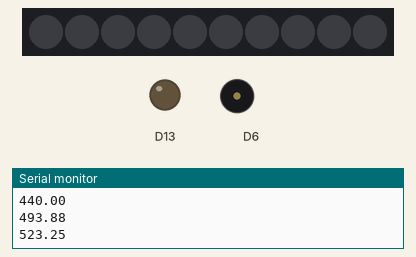
A sketch run on a simulated Adafruit Circuit Playground Express. Shown: 10 RGB LEDs in strip order, left to right, output pins drawn as LEDs (lit = HIGH), buzzer (waves = sounding), the last lines printed to the serial monitor. Random numbers use the default seed unless the sketch sets one.

Above: at 1.8 s.
At 5.3 s:
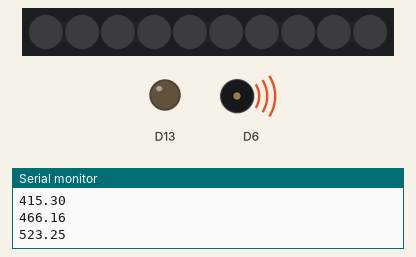
Timing chart, 0 to 6.7 s (numbered marks = the images above):
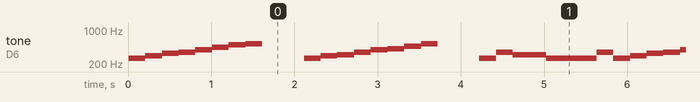

The sketch:

FunwithPitches.ino
```cpp
/*
*   Author: Chet Udell, 2023
*   Example calculates MIDI pitch frequencies for playback on speaker
*   Uses Arrays to store C Major and C minor scale MIDI pitch sequences
*   Example plays linearly through the Major and minor scale arrays
*
*
*   https://www.w3schools.com/cpp/cpp_arrays.asp
*   https://www.arduino.cc/reference/en/language/functions/random-numbers/randomseed/
*   https://www.arduino.cc/reference/en/language/functions/random-numbers/random/
*/

#include <Adafruit_CircuitPlayground.h>

float midi[127];
int A_four = 440;  // a is 440 hz...

// Arrays to store Scale MIDI pitch sequence
int c_major[8] = { 60, 62, 64, 65, 67, 69, 71, 72 };  // c_major scale on C4
int c_minor[8] = { 60, 62, 63, 65, 67, 68, 70, 72 };  // c_minor scale on C4

void setup() {
  Serial.begin(9600);
  CircuitPlayground.begin();
  generateMIDI();  // Custom function for calculating and storing the frequency value associated for each MIDI pitch number
  randomSeed(analogRead(0));
}

void loop() {

  // Step through c_major array, linearly
  for (int i = 0; i < sizeof(c_major) / sizeof(int); i++)  // Calculate how many rows are in the array using: sizeof(array) / sizeof(datatype)
  {
    CircuitPlayground.playTone(midi[c_major[i]], 200);
    Serial.println(midi[c_major[i]]);
    delay(1);
  }

  delay(500);  // End of Phrase

  // Add code here to step through c_minor array, linearly
  for (int i = 0; i < sizeof(c_minor) / sizeof(int); i++) {
    CircuitPlayground.playTone(midi[c_minor[i]], 200);
    Serial.println(midi[c_minor[i]]);
    delay(1);
  }

  // Add delay of 500ms for End of Phrase
  delay(500);

  // Later,
  // Add a for loop that plays 8 random notes from the Major scale array
  for (int i = 0; i < 8; i++) {
    int randomPitch = random(8);
    //CircuitPlayground.playTone(midi[c_major[randomPitch]], 200);
    CircuitPlayground.playTone(midi[c_minor[randomPitch]], 200);
    delay(1);
  }
  // delay 500 ms

  // Add a for loop that plays 8 random notes from the minor scale array

  // delay 500 ms
}

void generateMIDI() {
  for (int x = 0; x < 127; ++x) {
    midi[x] = (A_four / 32.0) * pow(2.0, ((x - 9.0) / 12.0));
    Serial.println(midi[x]);
  }
}
```

Measured:
- by itself, tone on D6: plays 261 Hz for 0.20 s, 293 Hz for 0.20 s, 329 Hz for 0.20 s, 349 Hz for 0.20 s, 391 Hz for 0.20 s, 440 Hz for 0.20 s … (514 notes in this stretch)
